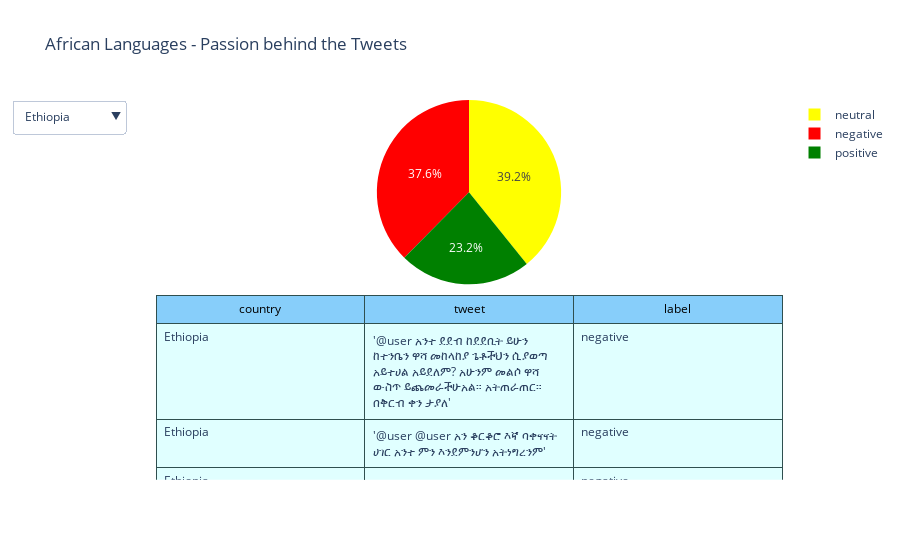

The notebook cell this image was saved under:
### Code cell
# Making this interactive using dropdown menu 


fig = make_subplots(
rows=2, cols=1,
shared_xaxes=True,
vertical_spacing=0.03,
specs=[[{"type": "domain"}],
        [{"type": "table"}]]
)

countries =  df_language_combined.country.unique()
for country in countries: 
    
    fig.add_trace(go.Pie(labels=df_sentiment_combined.loc[df_sentiment_combined.country ==country].label, values=df_sentiment_combined.loc[df_sentiment_combined.country ==country].totals,
                marker_colors = df_sentiment_combined.loc[df_sentiment_combined.country ==country].label.map(map_dict))
                , row=1, col=1)

    fig.add_trace(go.Table(
    header=dict(
        values=["country","tweet","label"],
        line_color='darkslategray',
        fill_color='lightskyblue',
        align='center', font=dict(color='black', size=12)
    ),

    cells=dict(values=[df_language_combined.loc[df_language_combined.country == country].country,df_language_combined.loc[df_language_combined.country ==country].tweet,df_language_combined.loc[df_language_combined.country ==country].label], 
                line_color='darkslategray',
                fill_color='lightcyan',
                align='left'))
    , row=2, col=1
    )

Ld=len(fig.data)
Lc =len(countries)
for k in range(2, Ld):
    fig.update_traces(visible=False, selector = k)
def create_layout_button(k, country):
    
    visibility= [False]*2*Lc
    for tr in [2*k, 2*k+1]:
        visibility[tr] =True
    return dict(label = country,
                method = 'restyle',
                args = [{'visible': visibility,
                            'title': country,
                            'showlegend': True}])    


fig.update_layout(
    updatemenus=[go.layout.Updatemenu(
        active = 0,
        buttons = [create_layout_button(k, country) for k, country in enumerate(countries)]
        )
    ],
    title_text="African Languages - Passion behind the Tweets")

fig.show()
